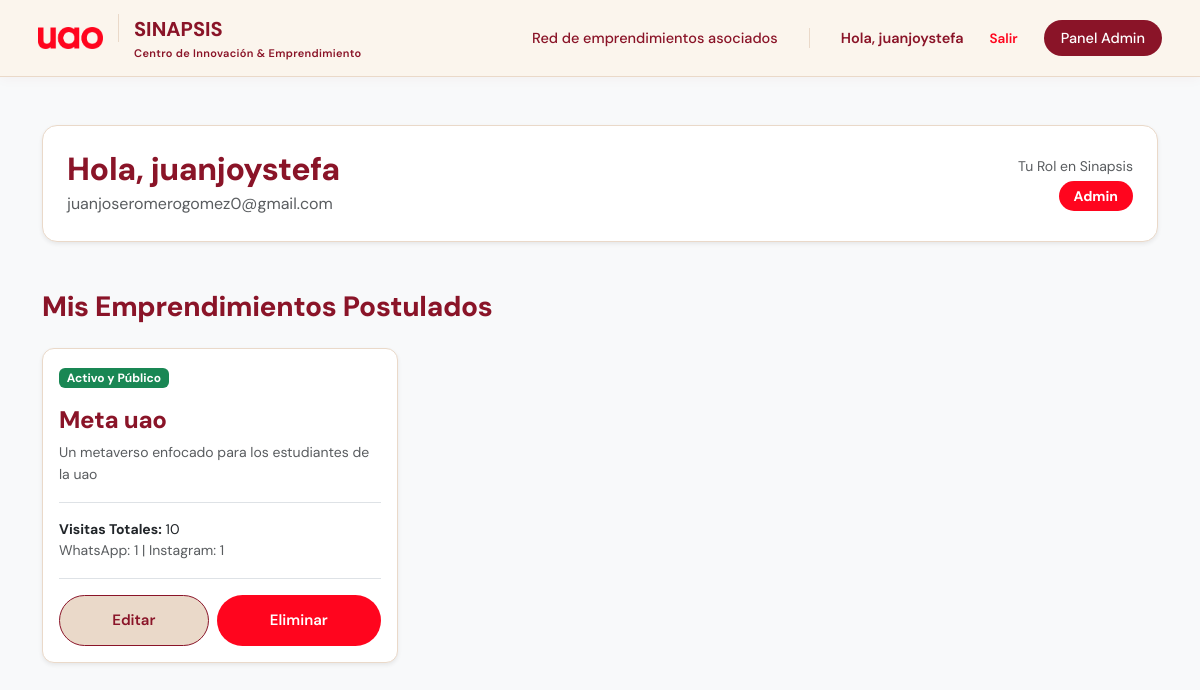
/accounts/profile/ (signed in), run on an earlier commit of the app's database.
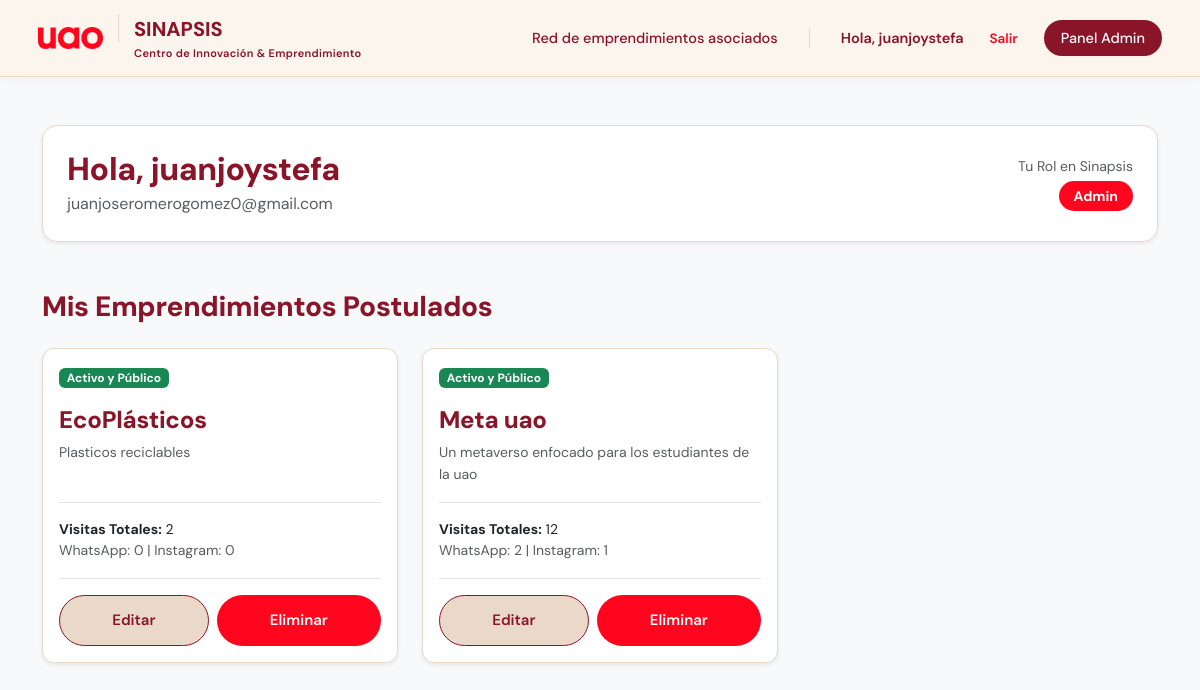
And on a later commit of the database.
### modulos/emprendimientos/models.py (models this page shows, shortened)
class Emprendimiento(models.Model):
    ESTADOS = (
        ('pendiente', 'Pendiente'),
        ('activo', 'Activo'),
        ('rechazado', 'Rechazado'),
    )
    ESTADOS_TERREMOTO = (
        ('afectado', 'Afectado'),
        ('no_afectado', 'No afectado'),
    )
    idEmprendimiento = models.AutoField(primary_key=True)
    nombre = models.CharField(max_length=100)
    descripcion = models.TextField(blank=True, null=True, max_length=1000) # Para que el admin sepa de qué trata
    creador = models.ForeignKey(User, on_delete=models.SET_NULL, null=True, blank=True, related_name="emprendimientos")
    estado = models.CharField(max_length=20, choices=ESTADOS, default='pendiente')
    estado_terremoto = models.CharField(max_length=20, choices=ESTADOS_TERREMOTO, default='no_afectado')
    fecha_creacion = models.DateTimeField(auto_now_add=True)
    link_whatsapp = models.CharField(max_length=20, blank=True, null=True, help_text="Solo números")
    link_instagram = models.URLField(blank=True, null=True)
    logo = models.ImageField(upload_to='emprendimientos/logos/', null=True, blank=True)
    totalVistas = models.IntegerField(default=0)
    vistas_wa = models.IntegerField(default=0)
    vistas_ig = models.IntegerField(default=0)
    vistas_web = models.IntegerField(default=0)
    color_principal = models.CharField(max_length=7, default='#8A1428') # Rojo UAO por defecto
    color_fondo = models.CharField(max_length=7, default='#f8f9fa')     # Gris muy claro por defecto

### modulos/emprendimientos/views.py (the view)
# urls.py: path("accounts/profile/", views.perfil_usuario, name="perfil"),
@login_required
def perfil_usuario(request):
    mis_emprendimientos = Emprendimiento.objects.filter(creador=request.user).order_by('-fecha_creacion')
    return render(request, 'perfil/perfil.html', {
        'mis_emprendimientos': mis_emprendimientos
    })

### templates/perfil/perfil.html (shortened to what the changed rows need)
{% load static %}
<!DOCTYPE html>
<html lang="es">
<head>
    <link href="https://cdn.jsdelivr.net/npm/bootstrap@5.3.0/dist/css/bootstrap.min.css" rel="stylesheet">
    <link rel="stylesheet" href="{% static 'css/stylesLanding.css' %}">
    <link rel="stylesheet" href="{% static 'css/stylesNavbar.css' %}">
</head>
<body class="bg-light">
    <div class="container mt-5 mb-5">
        <div class="card shadow-sm p-4 mb-5" style="border-radius: 15px; border: 1px solid var(--borde);">
            <div class="d-flex justify-content-between align-items-center">
                <div>
                    <h2 class="mb-1" style="color: var(--tinta);">Hola, {{ request.user.username }}</h2>
                </div>
            </div>
        </div>
        <div class="row g-4">
            {% for emp in mis_emprendimientos %}
            <div class="col-md-4">
                <div class="card h-100 shadow-sm" style="border-radius: 12px; border: 1px solid var(--borde);">
                    <div class="card-body d-flex flex-column">
                        <div class="mb-3">
                            {% if emp.estado == 'activo' %}
                            <span class="badge bg-success">Activo y Público</span>
                            {% elif emp.estado == 'pendiente' %}
                            <span class="badge bg-warning text-dark">En Revisión</span>
                            {% elif emp.estado == 'rechazado' %}
                            <span class="badge bg-danger">Requiere Ajustes</span>
                            {% endif %}
                        </div>
                        <h4 class="card-title" style="color: var(--tinta);">{{ emp.nombre }}</h4>
                        {% if emp.descripcion %}
                        <p class="card-text text-muted small">{{ emp.descripcion|truncatechars:80 }}</p>
                        {% endif %}
                        <div class="mt-auto pt-3 border-top">
                            <p class="mb-0 small"><strong>Visitas Totales:</strong> {{ emp.totalVistas }}</p>
                            <p class="mb-0 small text-muted">WhatsApp: {{ emp.vistas_wa }} | Instagram: {{ emp.vistas_ig }}</p>
                        </div>
                        <div class="d-flex gap-2 mt-3 pt-3 border-top">
                            <a href="{% url 'editar_emprendimiento' emp.idEmprendimiento %}?next={{ request.path }}"
                            class="btn btn-outline flex-grow-1 justify-content-center"
                            style="background-color: var(--borde); color: var(--tinta); font-weight: 600; border-radius: 999px;">
                                Editar
                            </a>
                            <form action="{% url 'eliminar_emprendimiento' emp.idEmprendimiento %}?next={{ request.path }}"
                                method="POST"
                                class="flex-grow-1 m-0 d-flex"
                                onsubmit="return confirm('¿Estás seguro de que deseas eliminar este emprendimiento? Esta acción no se puede deshacer.');">
                                <button type="submit"
                                        class="btn flex-grow-1 justify-content-center"
                                        style="background-color: var(--rojo); color: white; font-weight: 600; border-radius: 999px;">
                                    Eliminar
                                </button>
                            </form>
                        </div>
                    </div>
                </div>
            </div>
            {% endfor %}
        </div>
    </div>
</body>
</html>

What changed in the data, as far as the page shows it:
added Emprendimiento: estado "Activo y Público", nombre "EcoPlásticos", descripcion "Plasticos reciclables", totalVistas "2", vistas_wa "0", vistas_ig "0"
changed Emprendimiento "Meta uao": totalVistas "10" → "12"; vistas_wa "1" → "2"
